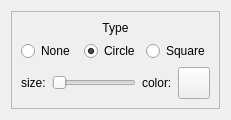
              <widget class="QWidget" name="vert_tab">
               <attribute name="title">
                <string>Vertices</string>
               </attribute>
               <layout class="QVBoxLayout" name="verticalLayout_11">
                <item>
                 <widget class="QFrame" name="vert_style_frame">
                  <property name="styleSheet">
                   <string notr="true"/>
                  </property>
                  <property name="frameShape">
                   <enum>QFrame::StyledPanel</enum>
                  </property>
                  <property name="frameShadow">
                   <enum>QFrame::Raised</enum>
                  </property>
                  <layout class="QVBoxLayout" name="verticalLayout_19">
                   <item>
                    <layout class="QVBoxLayout" name="verticalLayout_4">
                     <item>
                      <widget class="QLabel" name="vert_type_label">
                       <property name="text">
                        <string>Type</string>
                       </property>
                       <property name="alignment">
                        <set>Qt::AlignCenter</set>
                       </property>
                      </widget>
                     </item>
                     <item>
                      <layout class="QHBoxLayout" name="horizontalLayout_18">
                       <item>
                        <widget class="QRadioButton" name="vert_none">
                         <property name="text">
                          <string>None</string>
                         </property>
                         <property name="checked">
                          <bool>false</bool>
                         </property>
                        </widget>
                       </item>
                       <item>
                        <widget class="QRadioButton" name="vert_circle">
                         <property name="text">
                          <string>Circle</string>
                         </property>
                         <property name="checked">
                          <bool>true</bool>
                         </property>
                        </widget>
                       </item>
                       <item>
                        <widget class="QRadioButton" name="vert_square">
                         <property name="text">
                          <string>Square</string>
                         </property>
                         <property name="autoExclusive">
                          <bool>true</bool>
                         </property>
                        </widget>
                       </item>
                      </layout>
                     </item>
                    </layout>
                   </item>
                   <item>
                    <layout class="QHBoxLayout" name="horizontalLayout_14">
                     <item>
                      <layout class="QHBoxLayout" name="horizontalLayout_13">
                       <item>
                        <widget class="QLabel" name="vert_size_label">
                         <property name="text">
                          <string>size:</string>
                         </property>
                        </widget>
                       </item>
                       <item>
                        <widget class="QSlider" name="vert_size">
                         <property name="minimum">
                          <number>1</number>
                         </property>
                         <property name="orientation">
                          <enum>Qt::Horizontal</enum>
                         </property>
                        </widget>
                       </item>
                      </layout>
                     </item>
                     <item>
                      <layout class="QHBoxLayout" name="horizontalLayout_12">
                       <item>
                        <widget class="QLabel" name="vert_color_label">
                         <property name="text">
                          <string>color:</string>
                         </property>
                        </widget>
                       </item>
                       <item>
                        <widget class="QPushButton" name="vert_color">
                         <property name="sizePolicy">
                          <sizepolicy hsizetype="Fixed" vsizetype="Fixed">
                           <horstretch>0</horstretch>
                           <verstretch>0</verstretch>
                          </sizepolicy>
                         </property>
                         <property name="minimumSize">
                          <size>
                           <width>32</width>
                           <height>32</height>
                          </size>
                         </property>
                         <property name="maximumSize">
                          <size>
                           <width>32</width>
                           <height>32</height>
                          </size>
                         </property>
                         <property name="text">
                          <string/>
                         </property>
                        </widget>
                       </item>
                      </layout>
                     </item>
                    </layout>
                   </item>
                  </layout>
                 </widget>
                </item>
               </layout>
              </widget>
